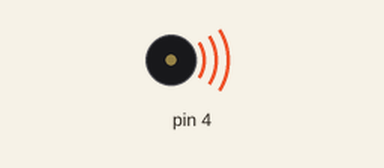
This sketch was run on a simulated Arduino Uno, built with avr-gcc and run on an emulated ATmega328P. On the bench: buzzer (waves = sounding).

Above: at 2.25 s.
At 2.6 s:
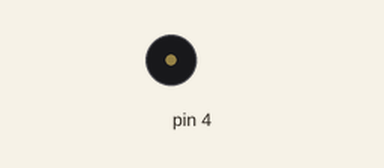
Timing chart, 0 to 4.1 s (numbered marks = the images above):
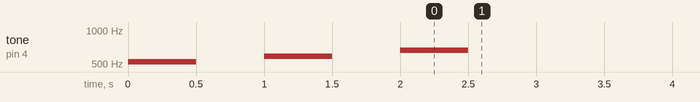

The sketch:

1_.ino
```cpp
void setup() {
  tone(4, 523, 500);
  delay(1000);
  tone(4, 587, 500);
  delay(1000);
  tone(4, 659, 500);
}

void loop() {
}
```

Measured:
- by itself, tone on pin 4: plays 523 Hz for 0.50 s, 587 Hz for 0.50 s, 659 Hz for 0.50 s
